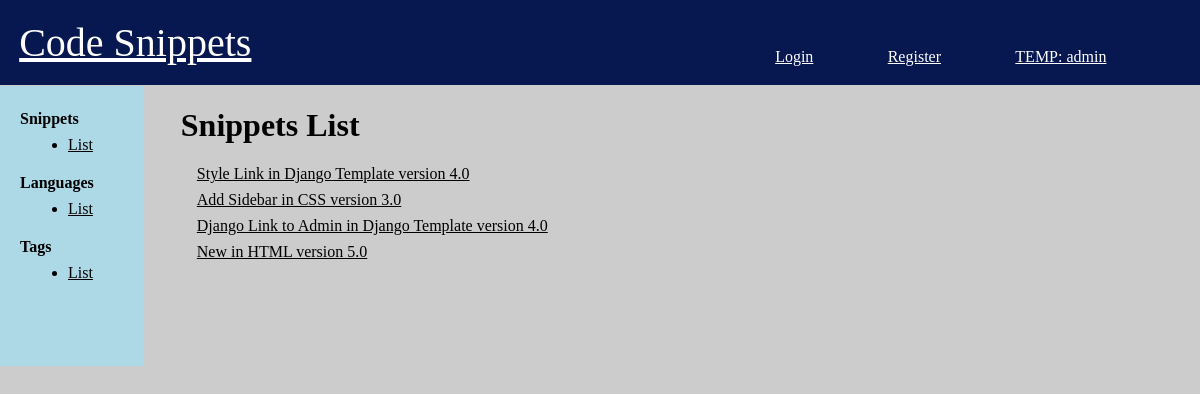
The app's page /, older data.
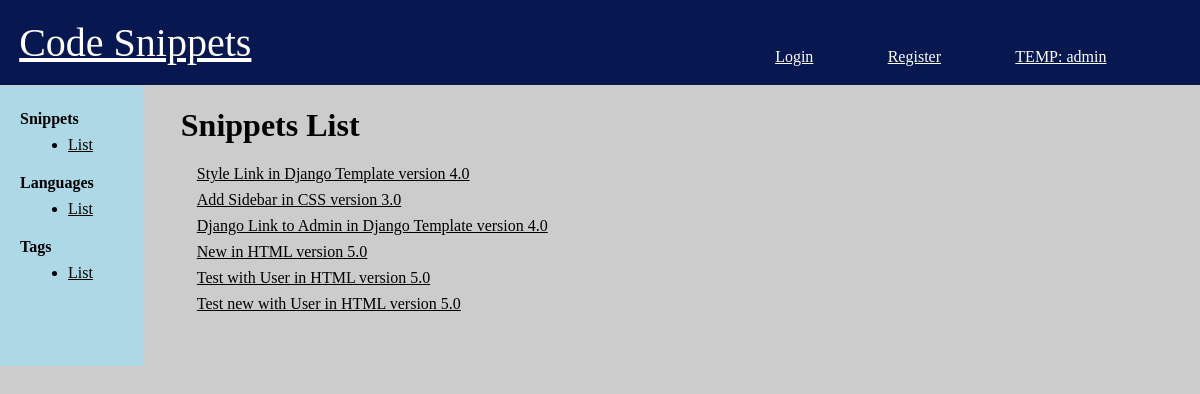
The same page, newer data.
### snippets/models.py (models this page shows)
class Snippet(models.Model):
    title = models.CharField(max_length=255, default='')
    description = models.CharField(max_length=512, default='', blank=True)
    code = models.TextField()
    language = models.ForeignKey(
        'Language', on_delete=models.CASCADE, related_name='snippets', blank=True, null=True)
    user = models.ManyToManyField(
        'User', related_name='snippets')
    author = models.ForeignKey(
        'User', on_delete=models.CASCADE, related_name='my_snippet')
    parent = models.ForeignKey(
        'Snippet', on_delete=models.SET_NULL, related_name='forks', blank=True, null=True)
    created_at = models.DateTimeField(auto_now_add=True)
    tag = models.ManyToManyField('Tag', related_name='snippets', blank=True)
    def __str__(self):
        return f'{self.title} in {self.language}'

class Language(models.Model):
    name = models.CharField(max_length=255)
    version = models.FloatField(blank=True, null=True)
    def __str__(self):
        return f'{self.name} version {self.version}'

### snippets/views.py (the view)
# urls.py: path('', views.list_snippet, name='list_snippet'),
def list_snippet(request):
    snippets = Snippet.objects.all()
    return render(request, 'snippets/list_snippet.html', {'snippets': snippets})

### templates/snippets/list_snippet.html (shortened to what this page needs)
{% extends 'base.html' %}
{% block content %}
    <h1> Snippets List </h1>
    {% for snippet in snippets %}
        <div class="list-item">
            <a href="{% url 'detail_snippet' pk=snippet.pk %}"> {{ snippet }} </a>
        </div>
    {% endfor %}
{% endblock content %}

### templates/base.html (shortened to what this page needs)
{% load static %}
<!DOCTYPE html>
<html lang="en">
<head>
    <link rel="stylesheet" href="{% static 'css/style.css' %}">
</head>
<body>
    <header>
        <a href="{% url 'list_snippet' %}">Code Snippets</a>
         <div class='account'>{% if user.is_authenticated %}<div class="username">User: {{request.user.username}}</div> <div><a href="/profile">Profile</a></div> <div><a href="/accounts/logout">Logout</a></div> {% else %} <div><a href="/accounts/login">Login</a></div> <div><a href="/accounts/register">Register</a></div> {% endif %} <div> <a href="{% url 'admin:index' %}"> TEMP: admin</a> </div></div>
    </header>
    <div class="sidebar">
        <div class="sidebar-section">
            Snippets
            <ul>
                <li><a href="{% url 'list_snippet' %}">List</a></li>
            </ul>
        </div>
        <div class="sidebar-section">
            Languages
            <ul>
                <li><a href="{% url 'list_language' %}">List</a></li>
            </ul>
        </div>
        <div class="sidebar-section">
            Tags
            <ul>
                <li><a href="{% url 'list_tag' %}">List</a></li>
            </ul>
        </div>
    </div>
    <div class="body-text">
        {% block content %}
        {% endblock content %}
    </div>
</body>
</html>

### static/css/style.css (style rules this page uses)
html, body { margin: 0; padding: 0; }
body { background-color: #ccc; }
a { color: black; }
header { background-color: rgb(7, 23, 80); padding: 1.2rem; margin: 0; font-size: 2.5rem; color: white; display: flex; justify-content: space-between; }
header a { color: white; }
.account { font-size: 1rem; width: 30rem; position: relative; display: flex; justify-content: space-evenly; }
.account div { margin-top: auto; }
.sidebar { height: 16.5rem; width: 9rem; position: fixed; left: 0; top: 5.4rem; padding-top: 1rem; background-color: lightblue; }
.sidebar div { padding: 0.5rem 0.25rem 0.25rem 1.25rem; display: block; font-size: 16px; font-weight: bold; }
.sidebar div ul { margin: 0.5rem; font-size: 16px; font-weight: normal; }
.body-text { margin-left: 9.3rem; padding-left: 2rem; }
.list-item { padding: 0 0 0.5rem 1rem; display: flex; justify-content: space-between; }
h1 { display: flex; justify-content: space-between; }

Row changes from the older to the newer data that the page shows:
added Snippet: title+language "Test with User in HTML version 5.0"
added Snippet: title+language "Test new with User in HTML version 5.0"
